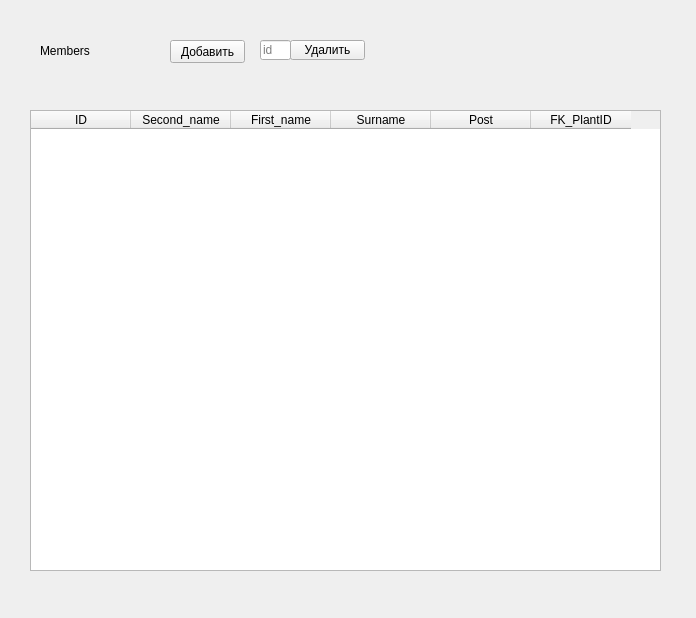
<?xml version="1.0" encoding="UTF-8"?>
<ui version="4.0">
 <class>Form</class>
 <widget class="QWidget" name="Form">
  <property name="geometry">
   <rect>
    <x>0</x>
    <y>0</y>
    <width>696</width>
    <height>618</height>
   </rect>
  </property>
  <property name="windowTitle">
   <string>Form</string>
  </property>
  <widget class="QTableWidget" name="tableWidget">
   <property name="geometry">
    <rect>
     <x>30</x>
     <y>110</y>
     <width>631</width>
     <height>461</height>
    </rect>
   </property>
   <column>
    <property name="text">
     <string>ID</string>
    </property>
   </column>
   <column>
    <property name="text">
     <string>Second_name</string>
    </property>
   </column>
   <column>
    <property name="text">
     <string>First_name</string>
    </property>
   </column>
   <column>
    <property name="text">
     <string>Surname</string>
    </property>
   </column>
   <column>
    <property name="text">
     <string>Post</string>
    </property>
   </column>
   <column>
    <property name="text">
     <string>FK_PlantID</string>
    </property>
   </column>
  </widget>
  <widget class="QLabel" name="label">
   <property name="geometry">
    <rect>
     <x>40</x>
     <y>20</y>
     <width>171</width>
     <height>61</height>
    </rect>
   </property>
   <property name="styleSheet">
    <string notr="true">font: 24pt &quot;Times New Roman&quot;;</string>
   </property>
   <property name="text">
    <string>Members</string>
   </property>
  </widget>
  <widget class="QPushButton" name="add">
   <property name="geometry">
    <rect>
     <x>170</x>
     <y>40</y>
     <width>75</width>
     <height>23</height>
    </rect>
   </property>
   <property name="text">
    <string>Добавить</string>
   </property>
  </widget>
  <widget class="QLineEdit" name="id">
   <property name="geometry">
    <rect>
     <x>260</x>
     <y>40</y>
     <width>31</width>
     <height>20</height>
    </rect>
   </property>
   <property name="placeholderText">
    <string>id</string>
   </property>
  </widget>
  <widget class="QPushButton" name="dell">
   <property name="geometry">
    <rect>
     <x>290</x>
     <y>40</y>
     <width>75</width>
     <height>20</height>
    </rect>
   </property>
   <property name="text">
    <string>Удалить</string>
   </property>
  </widget>
 </widget>
 <resources/>
 <connections/>
</ui>
